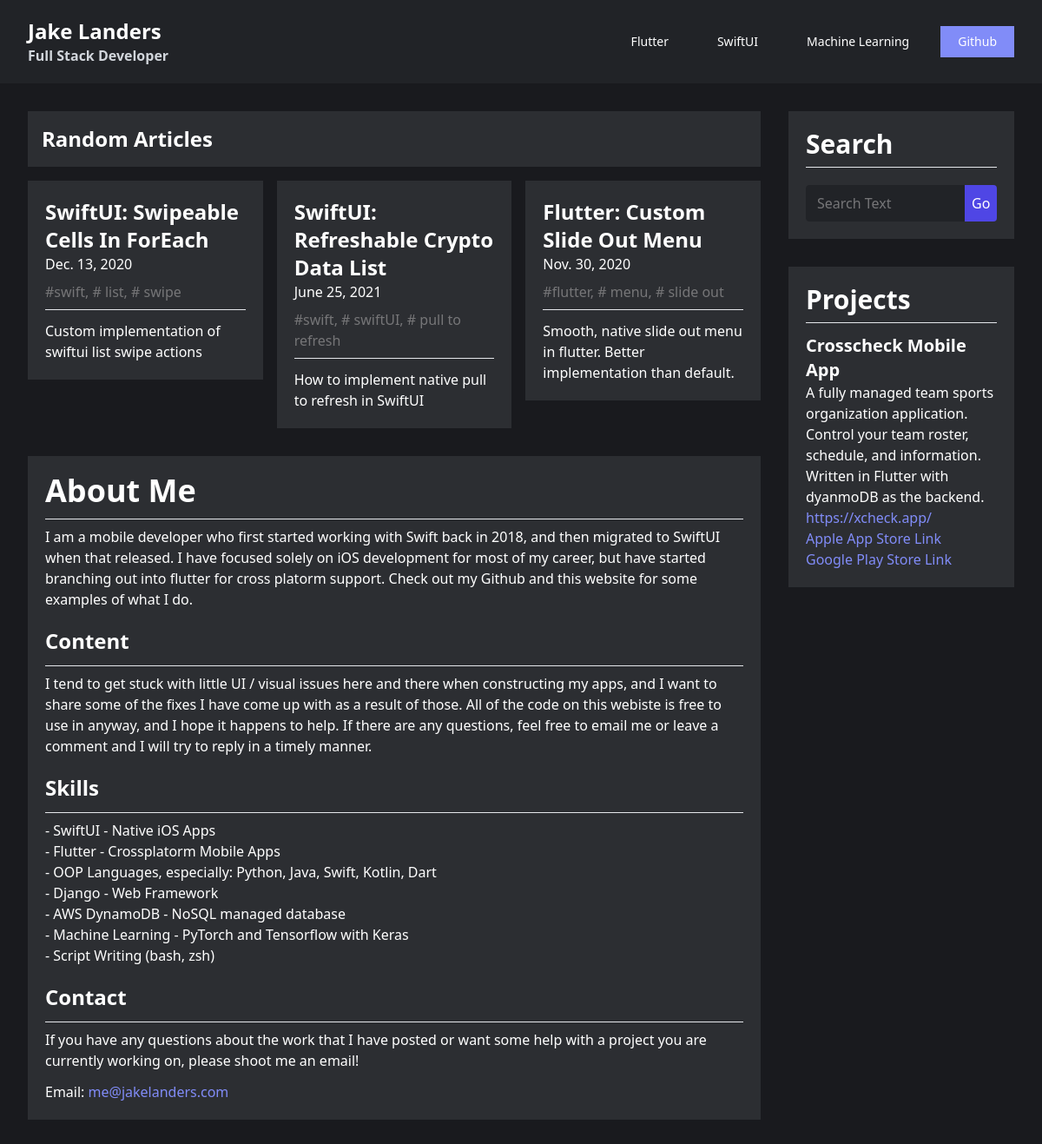
The page / on the database its author committed.
### blog/models.py (models this page shows, shortened)
class Article(models.Model):
    title = models.CharField(max_length=200)
    category = models.ForeignKey(Category, on_delete=models.CASCADE)
    date = models.DateField("date posted")
    description = models.TextField(default="")
    body = models.TextField()
    tags = models.CharField(max_length=200, default="")
    def get_tags_small(self):
        if self.tags == "":
            return ""
        else:
            list_tags = self.tags.split(",")
            list_tags = list_tags[:3]
            tag_str = ""
            for i in list_tags:
                if i == list_tags[-1]:
                    tag_str = tag_str + "#{}".format(i)
                else:
                    tag_str = tag_str + "#{}, ".format(i)
            return tag_str

### blog/views.py (the view)
# urls.py: path("", views.index, name="index"),
def index(request):
    if request.method == "POST":
        search_text = request.POST.get("search")
        if search_text is not None and search_text != "":
            print("redirecting to search articles function")
            return HttpResponseRedirect(reverse("article_search", args=[search_text]))
    articles = Article.objects.order_by("?")[:3]
    return render(request, "blog/index.html", {"articles": articles})

### templates/blog/index.html
{% extends "base.html" %}
{% block content %}
<body>
    <div>
        <h2 class="mb-4 p-4 bg-cgray-600 font-bold text-2xl">
            Random Articles
        </h2>
    </div>
    <div class="pb-8">
        {% include "blog/articles/random_articles.html" with articles=articles category="random" %}
    </div>
    <div class="p-5 bg-cgray-600">
        <div class="pb-5">
            <h1 class="pb-3 text-4xl font-bold">
                About Me
            </h1>
            <hr class="solid text-gray-500">
            <p class="pt-2">
                I am a mobile developer who first started working with Swift back in 2018, and then migrated to SwiftUI
                when
                that released. I have focused solely on iOS development for most of my career, but have started
                branching
                out into flutter for cross platorm support. Check out my Github and this website for some examples of
                what I
                do.
            </p>
        </div>
        <div class="pb-5">
            <h1 class="pb-3 text-2xl font-bold">
                Content
            </h1>
            <hr class="solid text-gray-500">
            <p class="pt-2">
                I tend to get stuck with little UI / visual issues here and there when constructing my apps, and I want
                to
                share some of the fixes I have come up with as a result of those. All of the code on this webiste is
                free to
                use in anyway, and I hope it happens to help. If there are any questions, feel free to email me or leave
                a
                comment and I will try to reply in a timely manner.
            </p>
        </div>
        <div class="pb-5">
            <h1 class="pb-3 text-2xl font-bold">
                Skills
            </h1>
            <hr class="solid text-gray-500">
            <ul class="pt-2">
                <li>- SwiftUI - Native iOS Apps</li>
                <li>- Flutter - Crossplatorm Mobile Apps</li>
                <li>- OOP Languages, especially: Python, Java, Swift, Kotlin, Dart</li>
                <li>- Django - Web Framework</li>
                <li>- AWS DynamoDB - NoSQL managed database</li>
                <li>- Machine Learning - PyTorch and Tensorflow with Keras</li>
                <li>- Script Writing (bash, zsh)</li>
            </ul>
        </div>
        <div>
            <h1 class="pb-3 text-2xl font-bold">
                Contact
            </h1>
            <hr class="solid text-gray-500">
            <p class="pt-2 pb-3">
                If you have any questions about the work that I have posted or want some help with a project you are
                currently working on, please shoot me an email!
            </p>
            <ul>
                <li>Email: <a href="mailto:me@jakelanders.com" class="text-indigo-400 hover:text-indigo-700">
                        me@jakelanders.com
                    </a></li>
            </ul>
        </div>
    </div>
</body>
{% endblock content %}

### templates/blog/articles/random_articles.html (shortened to what this page needs)
<head>
</head>
<div class="md:grid md:grid-cols-2 lg:grid-cols-3 md:gap-4">
    {% for article in articles %}
    <div class="pb-4 md:pb-0">
        <a href="{% url 'article_detail' article.category.title|lower article.id %}">
            <div class="p-5 bg-cgray-600 hover:opacity-50">
                <h1 class="text-2xl font-bold">
                    {{ article.title }}
                </h1>
                <p class="pb-2">
                    {{ article.date }}
                </p>
                <p class="pb-2 text-cgray-400">
                    {{ article.get_tags_small }}
                </p>
                <hr class="solid text-gray-500">
                <p class="pt-3">
                    {{ article.description }}
                </p>
            </div>
        </a>
    </div>
    {% endfor %}
</div>

### blog/static/css/styles.css (style rules this page uses)
html { -moz-tab-size:4;-o-tab-size:4;tab-size:4;line-height:1.15;-webkit-text-size-adjust:100% }
body { margin:0;font-family:system-ui,-apple-system,Segoe UI,Roboto,Helvetica,Arial,sans-serif,Apple Color Emoji,Segoe UI Emoji }
hr { height:0;color:inherit }
blockquote,dd,dl,figure,h1,h2,h3,h4,h5,h6,hr,p,pre { margin:0 }
fieldset,ol,ul { margin:0;padding:0 }
ol,ul { list-style:none }
html { font-family:ui-sans-serif,system-ui,-apple-system,BlinkMacSystemFont,Segoe UI,Roboto,Helvetica Neue,Arial,Noto Sans,sans-serif,Apple Color Emoji,Segoe UI Emoji,Segoe UI Symbol,Noto Color Emoji;line-height:1.5 }
body { font-family:inherit;line-height:inherit }
*,:after,:before { box-sizing:border-box;border:0 solid }
hr { border-top-width:1px }
h1,h2,h3,h4,h5,h6 { font-size:inherit;font-weight:inherit }
a { color:inherit;text-decoration:inherit }
*,:after,:before { --tw-border-opacity:1;border-color:rgba(229,231,235,var(--tw-border-opacity)) }
.mb-4 { margin-bottom:1rem }
.bg-cgray-800 { --tw-bg-opacity:1;background-color:rgba(25,26,30,var(--tw-bg-opacity)) }
.bg-cgray-600 { --tw-bg-opacity:1;background-color:rgba(44,46,50,var(--tw-bg-opacity)) }
.p-4 { padding:1rem }
.p-5 { padding:1.25rem }
.pb-8 { padding-bottom:2rem }
.pb-5 { padding-bottom:1.25rem }
.pb-3 { padding-bottom:.75rem }
.pt-2 { padding-top:.5rem }
.pb-2 { padding-bottom:.5rem }
.pt-3 { padding-top:.75rem }
.pb-4 { padding-bottom:1rem }
.text-2xl { font-size:1.5rem;line-height:2rem }
.text-4xl { font-size:2.25rem;line-height:2.5rem }
.font-bold { font-weight:700 }
.text-white { --tw-text-opacity:1;color:rgba(255,255,255,var(--tw-text-opacity)) }
.text-gray-500 { --tw-text-opacity:1;color:rgba(107,114,128,var(--tw-text-opacity)) }
.text-indigo-400 { --tw-text-opacity:1;color:rgba(129,140,248,var(--tw-text-opacity)) }
.text-cgray-400 { --tw-text-opacity:1;color:rgba(118,118,120,var(--tw-text-opacity)) }
@media (min-width:768px) { .md\:grid { display:grid } }
@media (min-width:768px) { .md\:grid-cols-2 { grid-template-columns:repeat(2,minmax(0,1fr)) } }
@media (min-width:768px) { .md\:gap-4 { gap:1rem } }
@media (min-width:768px) { .md\:pb-0 { padding-bottom:0 } }
@media (min-width:1024px) { .lg\:grid-cols-3 { grid-template-columns:repeat(3,minmax(0,1fr)) } }

### rows shown on the page
Article: title "SwiftUI: Swipeable Cells In ForEach", date "Dec. 13, 2020", get_tags_small "#swift, # list, # swipe", description "Custom implementation of swiftui list swipe actions"
Article: title "SwiftUI: Refreshable Crypto Data List", date "June 25, 2021", get_tags_small "#swift, # swiftUI, # pull to refresh", description "How to implement native pull to refresh in SwiftUI"
Article: title "Flutter: Custom Slide Out Menu", date "Nov. 30, 2020", get_tags_small "#flutter, # menu, # slide out", description "Smooth, native slide out menu in flutter. Better implementation than default."
